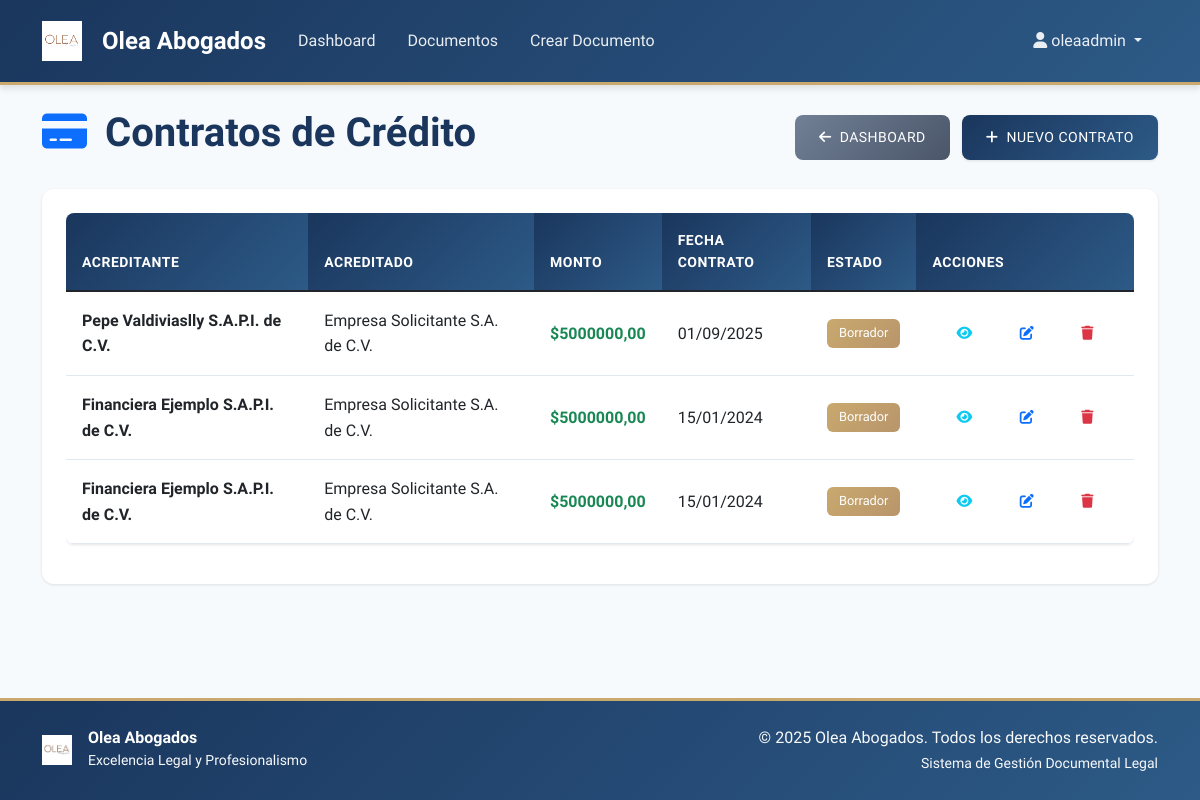
/documentos/contratos-credito/ (signed in), run on the app's committed database.
### documentos/models.py (models this page shows, shortened)
class ContratoCredito(models.Model):
    fecha_contrato = models.DateField(help_text="Fecha en que se firma el contrato")
    lugar_contrato = models.CharField(max_length=100, default="Ciudad de México")
    acreditante_razon_social = models.CharField(max_length=200)
    acreditante_forma_legal = models.CharField(max_length=100, default="S.A.P.I. de C.V.")
    acreditante_representante = models.CharField(max_length=200)
    acreditante_deed_constitucion_numero = models.CharField(max_length=50)
    acreditante_deed_constitucion_fecha = models.DateField()
    acreditante_notario_constitucion = models.CharField(max_length=150)
    acreditante_registro_constitucion_folio = models.CharField(max_length=50)
    acreditante_deed_prom_inv_numero = models.CharField(max_length=50)
    acreditante_deed_prom_inv_fecha = models.DateField()
    acreditante_notario_prom_inv = models.CharField(max_length=150)
    acreditante_registro_prom_inv_folio = models.CharField(max_length=50)
    acreditante_deed_poder_numero = models.CharField(max_length=50)
    acreditante_deed_poder_fecha = models.DateField()
    acreditante_notario_poder = models.CharField(max_length=150)
    acreditado_razon_social_original = models.CharField(max_length=200)
    acreditado_deed_constitucion_original_numero = models.CharField(max_length=50)
    acreditado_deed_constitucion_original_fecha = models.DateField()
    acreditado_notario_constitucion_original = models.CharField(max_length=150)
    acreditado_registro_constitucion_original_folio = models.CharField(max_length=50)
    acreditado_deed_denominacion_cambio_numero = models.CharField(max_length=50)
    acreditado_deed_denominacion_cambio_fecha = models.DateField()
    acreditado_notario_denominacion_cambio = models.CharField(max_length=150)
    acreditado_registro_denominacion_cambio_folio = models.CharField(max_length=50)
    acreditado_deed_poder_numero = models.CharField(max_length=50)
    acreditado_deed_poder_fecha = models.DateField()
    acreditado_notario_poder = models.CharField(max_length=150)
    acreditado_resoluciones_unani_fecha = models.DateField(help_text="Fecha de las resoluciones unánimes del consejo")
    monto_credito = models.DecimalField(max_digits=14, decimal_places=2, help_text="Monto total del crédito en MXN")  # SEGUNDA.- Objeto
    monto_credito_texto = models.CharField(max_length=200, help_text="Monto en texto (p.ej. \"Nueve millones de pesos 00/100 Moneda Nacional\")")
    numero_disposiciones = models.IntegerField(default=3)
    disposicion1_fecha = models.DateField()
    disposicion1_importe = models.DecimalField(max_digits=14, decimal_places=2)
    disposicion2_fecha = models.DateField()
    disposicion2_importe = models.DecimalField(max_digits=14, decimal_places=2)
    disposicion3_fecha = models.DateField()
    disposicion3_importe = models.DecimalField(max_digits=14, decimal_places=2)
    plazo_credito_fecha_vencimiento = models.DateField(help_text="Fecha de vencimiento del crédito")  # Cláusula Cuarta
    pagos_intereses_fecha1 = models.DateField()
    pagos_intereses_fecha2 = models.DateField()
    pagos_intereses_fecha3 = models.DateField()
    pago_principal_fecha = models.DateField(help_text="Fecha de pago de principal")  # Cláusula Quinta & Sexta
    tasa_interes_ordinaria = models.DecimalField(max_digits=5, decimal_places=2, help_text="Tasa anual (%) de interés ordinario")  # 25%
    tasa_interes_moratoria = models.DecimalField(max_digits=5, decimal_places=2, help_text="Tasa anual (%) de interés moratorio")  # 36%
    banco_cuenta_numero = models.CharField(max_length=30)
    banco_nombre = models.CharField(max_length=150)
    banco_titular = models.CharField(max_length=200)
    banco_clabe = models.CharField(max_length=18)
    domicilio_acreditante = models.TextField()
    domicilio_acreditado = models.TextField()
    jurisdiccion = models.CharField(max_length=200, default="Tribunales de la Ciudad de México")
    ley_aplicable = models.CharField(max_length=200, default="Leyes de los Estados Unidos Mexicanos")
    aval_nombre = models.CharField(max_length=200)
    aval_domicilio = models.TextField()
    usuario = models.ForeignKey(User, on_delete=models.CASCADE, related_name='contratos_credito')
    ESTADO_CHOICES = [
        ('borrador', 'Borrador'),
        ('emitido', 'Emitido'),
        ('firmado', 'Firmado'),
        ('vigente', 'Vigente'),
        ('vencido', 'Vencido'),
        ('pagado', 'Pagado'),
    ]
    estado = models.CharField(max_length=20, choices=ESTADO_CHOICES, default='borrador')
    html_cache = models.TextField(blank=True)
    fecha_creacion = models.DateTimeField(auto_now_add=True)
    fecha_actualizacion = models.DateTimeField(auto_now=True)
    class Meta:
        verbose_name = "Contrato de Crédito"
        verbose_name_plural = "Contratos de Crédito"
        ordering = ['-fecha_contrato', '-fecha_creacion']

### documentos/views.py (the view)
# urls.py: path('contratos-credito/', views.ContratoCreditoListView.as_view(), name='lista_contrato_credito'),
class ContratoCreditoListView(LoginRequiredMixin, ListView):
    model = ContratoCredito
    template_name = 'documentos/lista_contrato_credito.html'
    context_object_name = 'contratos'
    ordering = ['-fecha_contrato']
    paginate_by = 10
    def get_queryset(self):
        return ContratoCredito.objects.filter(usuario=self.request.user)
    def get_context_data(self, **kwargs):
        context = super().get_context_data(**kwargs)
        context['title'] = 'Lista de Contratos de Crédito'
        return context

### templates/documentos/lista_contrato_credito.html (shortened to what this page needs)
{% extends 'base.html' %}
{% block content %}
<div class="row">
    <div class="col-12">
        <div class="d-flex justify-content-between align-items-center mb-4">
            <h1>
                <i class="fas fa-credit-card text-primary me-2"></i>
                Contratos de Crédito
            </h1>
            <div>
                <a href="{% url 'dashboard' %}" class="btn btn-secondary me-2">
                    <i class="fas fa-arrow-left me-2"></i>Dashboard
                </a>
                <a href="{% url 'documentos:crear_contrato_credito' %}" class="btn btn-primary">
                    <i class="fas fa-plus me-2"></i>Nuevo Contrato
                </a>
            </div>
        </div>
    </div>
</div>
{% if contratos %}
    <div class="row">
        <div class="col-12">
            <div class="card">
                <div class="card-body">
                    <div class="table-responsive">
                        <table class="table table-hover">
                            <thead>
                                <tr>
                                    <th>Acreditante</th>
                                    <th>Acreditado</th>
                                    <th>Monto</th>
                                    <th>Fecha Contrato</th>
                                    <th>Estado</th>
                                    <th>Acciones</th>
                                </tr>
                            </thead>
                            <tbody>
                                {% for contrato in contratos %}
                                <tr>
                                    <td>
                                        <strong>{{ contrato.acreditante_razon_social }}</strong>
                                    </td>
                                    <td>
                                        {{ contrato.acreditado_razon_social_original }}
                                    </td>
                                    <td>
                                        <span class="text-success fw-bold">
                                            ${{ contrato.monto_credito|floatformat:2 }}
                                        </span>
                                    </td>
                                    <td>{{ contrato.fecha_contrato|date:"d/m/Y" }}</td>
                                    <td>
                                        <span class="badge bg-{% if contrato.estado == 'activo' %}success{% elif contrato.estado == 'borrador' %}secondary{% else %}warning{% endif %}">
                                            {{ contrato.get_estado_display }}
                                        </span>
                                    </td>
                                    <td>
                                        <div class="btn-group" role="group">
                                            <a href="{% url 'documentos:detalle_contrato_credito' contrato.pk %}"
                                               class="btn btn-sm btn-outline-info" title="Ver detalles">
                                                <i class="fas fa-eye"></i>
                                            </a>
                                            <a href="{% url 'documentos:editar_contrato_credito' contrato.pk %}"
                                               class="btn btn-sm btn-outline-primary" title="Editar">
                                                <i class="fas fa-edit"></i>
                                            </a>
                                            <a href="{% url 'documentos:eliminar_contrato_credito' contrato.pk %}"
                                               class="btn btn-sm btn-outline-danger" title="Eliminar">
                                                <i class="fas fa-trash"></i>
                                            </a>
                                        </div>
                                    </td>
                                </tr>
                                {% endfor %}
                            </tbody>
                        </table>
                    </div>
                </div>
            </div>
        </div>
    </div>
{% endif %}
{% endblock %}

### templates/base.html (shortened to what this page needs)
<!DOCTYPE html>
<html lang="es">
<head>
    <link href="https://cdn.jsdelivr.net/npm/bootstrap@5.1.3/dist/css/bootstrap.min.css" rel="stylesheet">
    <link rel="stylesheet" href="https://cdn.jsdelivr.net/npm/@fortawesome/fontawesome-free@6.0.0/css/all.min.css">
    {% load static %}
    <link rel="stylesheet" href="{% static 'css/style.css' %}">
</head>
<body>
    <nav class="navbar navbar-expand-lg navbar-dark">
        <div class="container">
            <a class="navbar-brand" href="{% url 'home' %}">
                <img src="{% static 'images/Olea_logo.jpg' %}" alt="Olea Logo" class="me-2">
                <span>Olea Abogados</span>
            </a>
            <div class="collapse navbar-collapse" id="navbarNav">
                <ul class="navbar-nav me-auto">
                    {% if user.is_authenticated %}
                        <li class="nav-item">
                            <a class="nav-link" href="{% url 'dashboard' %}">Dashboard</a>
                        </li>
                        <li class="nav-item">
                            <a class="nav-link" href="{% url 'documentos:lista' %}">Documentos</a>
                        </li>
                        <li class="nav-item">
                            <a class="nav-link" href="{% url 'documentos:crear' %}">Crear Documento</a>
                        </li>
                    {% endif %}
                </ul>
                <ul class="navbar-nav">
                    {% if user.is_authenticated %}
                        <li class="nav-item dropdown">
                            <a class="nav-link dropdown-toggle" href="#" id="navbarDropdown" role="button" data-bs-toggle="dropdown">
                                <i class="fas fa-user me-1"></i>{{ user.username }}
                            </a>
                        </li>
                    {% endif %}
                </ul>
            </div>
        </div>
    </nav>
    <main class="container mt-4">
        {% block content %}{% endblock %}
    </main>
    <footer class="mt-5 py-4">
        <div class="container">
            <div class="row align-items-center">
                <div class="col-md-6">
                    <div class="d-flex align-items-center">
                        <img src="{% static 'images/Olea_logo.jpg' %}" alt="Olea Logo" style="height: 30px; width: auto;" class="me-3">
                        <div>
                            <h6 class="mb-0 text-white">Olea Abogados</h6>
                            <small class="text-light">Excelencia Legal y Profesionalismo</small>
                        </div>
                    </div>
                </div>
                <div class="col-md-6 text-md-end text-center mt-3 mt-md-0">
                    <p class="mb-0 text-light">&copy; 2025 Olea Abogados. Todos los derechos reservados.</p>
                    <small class="text-light">Sistema de Gestión Documental Legal</small>
                </div>
            </div>
        </div>
    </footer>
</body>
</html>

### static/css/style.css (style rules this page uses)
html, body { height: 100%; }
:root { --primary-color: #1a365d; --secondary-color: #2d5a87; --accent-color: #c9a96e; --text-dark: #2d3748; --text-light: #718096; --background-light: #f7fafc; --border-color: #e2e8f0; --shadow-light: 0 1px 3px rgba(0, 0, 0, 0.1); --shadow-medium: 0 4px 6px rgba(0, 0, 0, 0.1); --shadow-heavy: 0 10px 25px rgba(0, 0, 0, 0.15); }
body { font-family: 'Segoe UI', Tahoma, Geneva, Verdana, sans-serif; color: var(--text-dark); line-height: 1.6; background-color: var(--background-light); display: flex; flex-direction: column; min-height: 100%; }
h1, h2, h3, h4, h5, h6 { font-family: 'Georgia', serif; font-weight: 600; color: var(--primary-color); }
.navbar { background: linear-gradient(135deg, var(--primary-color) 0%, var(--secondary-color) 100%); box-shadow: var(--shadow-medium); padding: 1rem 0; border-bottom: 3px solid var(--accent-color); }
.navbar-brand { font-family: 'Georgia', serif; font-size: 1.5rem; font-weight: 700; color: white !important; display: flex; align-items: center; gap: 0.75rem; }
.navbar-brand img { height: 40px; width: auto; filter: brightness(1.1); }
.navbar-nav .nav-link { color: rgba(255, 255, 255, 0.9) !important; font-weight: 500; padding: 0.5rem 1rem !important; border-radius: 0.375rem; transition: all 0.3s ease; }
.card { border: none; border-radius: 0.75rem; box-shadow: var(--shadow-light); transition: all 0.3s ease; background: white; }
.card-body { padding: 1.5rem; }
.btn { border-radius: 0.5rem; font-weight: 500; padding: 0.75rem 1.5rem; transition: all 0.3s ease; border: none; text-transform: uppercase; letter-spacing: 0.5px; font-size: 0.875rem; }
.btn-primary { background: linear-gradient(135deg, var(--primary-color) 0%, var(--secondary-color) 100%); box-shadow: var(--shadow-light); }
.btn-secondary { background: linear-gradient(135deg, #718096 0%, #4a5568 100%); }
.table { border-radius: 0.5rem; overflow: hidden; box-shadow: var(--shadow-light); }
.table th { background: linear-gradient(135deg, var(--primary-color) 0%, var(--secondary-color) 100%); color: white; font-weight: 600; text-transform: uppercase; letter-spacing: 0.5px; font-size: 0.875rem; padding: 1rem; border: none; }
.table td { padding: 1rem; border-color: var(--border-color); vertical-align: middle; }
main.container { margin-top: 1.5rem; flex: 1 0 auto; }
.badge { font-size: 0.8em; padding: 0.5rem 0.75rem; border-radius: 0.375rem; font-weight: 500; }
.badge.bg-secondary { background: linear-gradient(135deg, var(--accent-color) 0%, #b8956b 100%) !important; }
footer { background: linear-gradient(135deg, var(--primary-color) 0%, var(--secondary-color) 100%); color: white; padding: 2rem 0; margin-top: auto; border-top: 3px solid var(--accent-color); }

### data on the page
ContratoCredito: acreditante_razon_social "Pepe Valdiviaslly S.A.P.I. de C.V.", acreditado_razon_social_original "Empresa Solicitante S.A. de C.V.", monto_credito "5000000,00", fecha_contrato "01/09/2025", estado "Borrador"
ContratoCredito: acreditante_razon_social "Financiera Ejemplo S.A.P.I. de C.V.", acreditado_razon_social_original "Empresa Solicitante S.A. de C.V.", monto_credito "5000000,00", fecha_contrato "15/01/2024", estado "Borrador"
ContratoCredito: acreditante_razon_social "Financiera Ejemplo S.A.P.I. de C.V.", acreditado_razon_social_original "Empresa Solicitante S.A. de C.V.", monto_credito "5000000,00", fecha_contrato "15/01/2024", estado "Borrador"

### other printed values
{{ user.username }} "oleaadmin"
